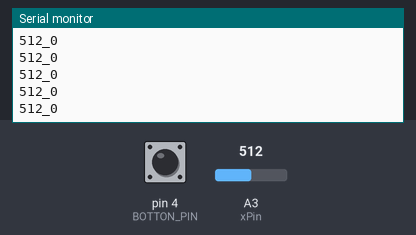
Recording of a sketch running on a simulated Arduino Uno, built with avr-gcc and run on an emulated ATmega328P. On the bench: the last lines printed to the serial monitor. Inputs (shaded band) come from the test bench; at power-on: A3 (xPin) = 512, pin 4 (BOTTON_PIN) HIGH.

Above: at 1.2 s.
1.3 s: A3 (xPin) set to 716
At 1.31 s:
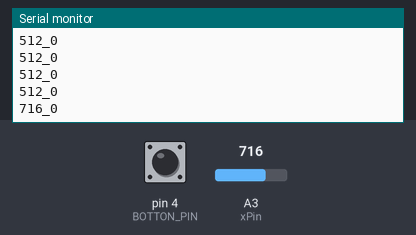
2.8 s: pin 4 (BOTTON_PIN) pulled LOW for 0.15 s
At 2.82 s:
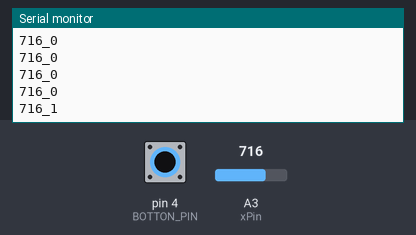
4.4 s: A3 (xPin) set to 900
At 4.42 s:
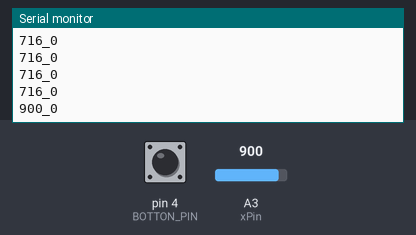
5.9 s: pin 4 (BOTTON_PIN) pulled LOW for 1 s
At 5.93 s:
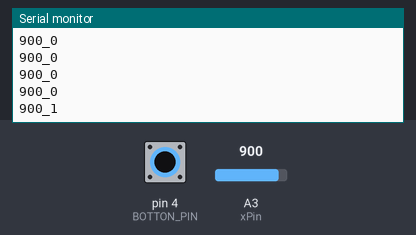
Timing chart, 0 to 8.9 s (numbered marks = the images above; inputs shaded):
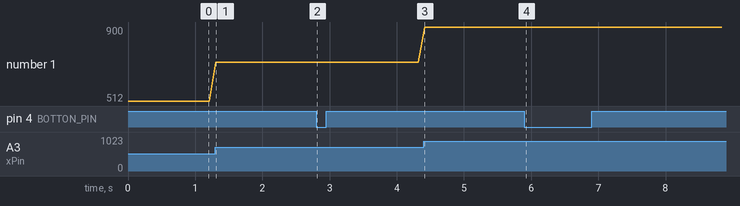

Measured:
- after the input at 1.3 s, the serial monitor: prints a new line at once (image 1)
- after the input at 2.8 s, the serial monitor: prints a new line at once (image 2)
- after the input at 4.4 s, the serial monitor: prints a new line at once (image 3)
- after the input at 5.9 s, the serial monitor: prints a new line at once (image 4)
- plotted number 1: 512 → 716 after the input at 1.3 s, 716 → 900 after the input at 4.4 s

The sketch:

Uno.ino
```cpp
#include <SoftwareSerial.h>

const int BOTTON_PIN = 4;
SoftwareSerial mySerial(0, 1);

const int xPin = A3;

void setup() {
  Serial.begin(9600);
  mySerial.begin(9600);
  pinMode(BOTTON_PIN, INPUT_PULLUP);
  pinMode(xPin, INPUT);
}

void loop() {
  String return_but_state;

  if (Serial.available() > 0) {
    String data = Serial.readStringUntil('\n');

    if (data != "NONE") {
       mySerial.println("S1 or S2");
    }
  }

  int xValue = analogRead(xPin);
  int buttonState = digitalRead(BOTTON_PIN);

   if (buttonState == LOW) {
    return_but_state = "1";
  } else {
    return_but_state = "0";
  }

  //mySerial.println(xValue);
  String output = String(xValue) + "_" + return_but_state;

  Serial.println(output);
  delay(100);
}
```
